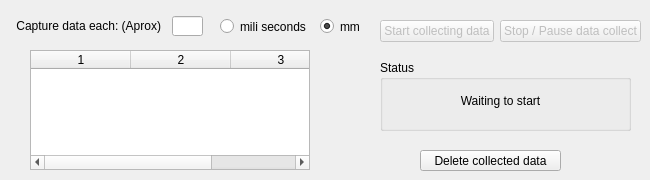
    <widget class="QWidget" name="DataAutomatically">
     <attribute name="title">
      <string>Digitize Automatically</string>
     </attribute>
     <widget class="QLabel" name="label_3">
      <property name="geometry">
       <rect>
        <x>0</x>
        <y>10</y>
        <width>161</width>
        <height>31</height>
       </rect>
      </property>
      <property name="text">
       <string>Capture data each: (Aprox)</string>
      </property>
      <property name="alignment">
       <set>Qt::AlignRight|Qt::AlignTrailing|Qt::AlignVCenter</set>
      </property>
     </widget>
     <widget class="QLineEdit" name="AdataValue">
      <property name="geometry">
       <rect>
        <x>172</x>
        <y>16</y>
        <width>31</width>
        <height>20</height>
       </rect>
      </property>
      <property name="inputMethodHints">
       <set>Qt::ImhDigitsOnly|Qt::ImhPreferNumbers</set>
      </property>
      <property name="maxLength">
       <number>5</number>
      </property>
      <property name="alignment">
       <set>Qt::AlignCenter</set>
      </property>
     </widget>
     <widget class="QRadioButton" name="AutoUnits">
      <property name="geometry">
       <rect>
        <x>320</x>
        <y>10</y>
        <width>51</width>
        <height>33</height>
       </rect>
      </property>
      <property name="text">
       <string>mm</string>
      </property>
      <property name="checked">
       <bool>true</bool>
      </property>
     </widget>
     <widget class="QRadioButton" name="Automs">
      <property name="geometry">
       <rect>
        <x>220</x>
        <y>10</y>
        <width>91</width>
        <height>33</height>
       </rect>
      </property>
      <property name="text">
       <string>mili seconds</string>
      </property>
     </widget>
     <widget class="QTableWidget" name="Adatatable">
      <property name="geometry">
       <rect>
        <x>30</x>
        <y>50</y>
        <width>280</width>
        <height>120</height>
       </rect>
      </property>
      <property name="editTriggers">
       <set>QAbstractItemView::NoEditTriggers</set>
      </property>
      <property name="selectionBehavior">
       <enum>QAbstractItemView::SelectRows</enum>
      </property>
      <property name="rowCount">
       <number>0</number>
      </property>
      <property name="columnCount">
       <number>3</number>
      </property>
      <column/>
      <column/>
      <column/>
     </widget>
     <widget class="QGroupBox" name="groupBox_8">
      <property name="geometry">
       <rect>
        <x>380</x>
        <y>60</y>
        <width>251</width>
        <height>71</height>
       </rect>
      </property>
      <property name="title">
       <string>Status</string>
      </property>
      <widget class="QLabel" name="Capturelabel">
       <property name="geometry">
        <rect>
         <x>20</x>
         <y>20</y>
         <width>201</width>
         <height>41</height>
        </rect>
       </property>
       <property name="text">
        <string>Waiting to start</string>
       </property>
       <property name="alignment">
        <set>Qt::AlignCenter</set>
       </property>
      </widget>
     </widget>
     <widget class="QPushButton" name="DeleteAutoData">
      <property name="geometry">
       <rect>
        <x>420</x>
        <y>150</y>
        <width>141</width>
        <height>21</height>
       </rect>
      </property>
      <property name="text">
       <string>Delete collected data</string>
      </property>
     </widget>
     <widget class="QWidget" name="layoutWidget">
      <property name="geometry">
       <rect>
        <x>380</x>
        <y>20</y>
        <width>261</width>
        <height>22</height>
       </rect>
      </property>
      <layout class="QHBoxLayout" name="horizontalLayout_3">
       <item>
        <widget class="QPushButton" name="StartAutoData">
         <property name="enabled">
          <bool>false</bool>
         </property>
         <property name="text">
          <string>Start collecting data</string>
         </property>
        </widget>
       </item>
       <item>
        <widget class="QPushButton" name="StopAutoData">
         <property name="enabled">
          <bool>false</bool>
         </property>
         <property name="text">
          <string>Stop / Pause data collect</string>
         </property>
        </widget>
       </item>
      </layout>
     </widget>
    </widget>
